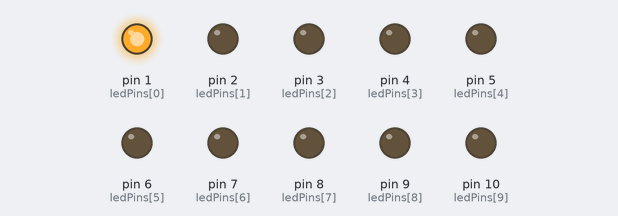
The sketch below on a simulated Arduino Uno, built with avr-gcc and run on an emulated ATmega328P. On the bench: output pins drawn as LEDs (lit = HIGH).

Above: at 0.1 s.
At 0.7 s:
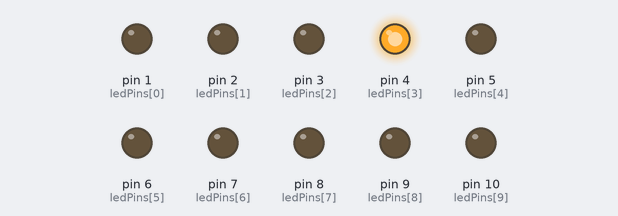
At 1.1 s:
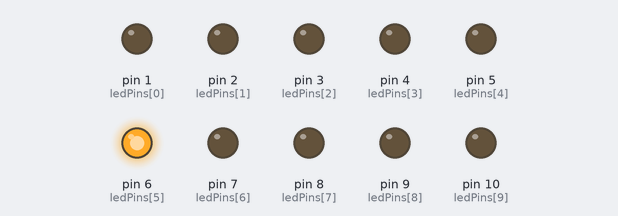
At 2.3 s:
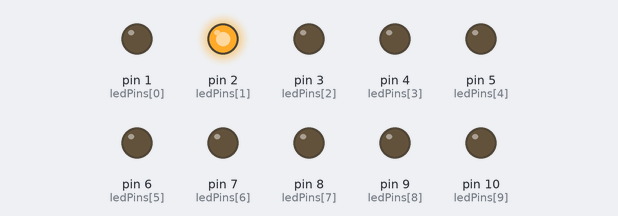
At 3.3 s:
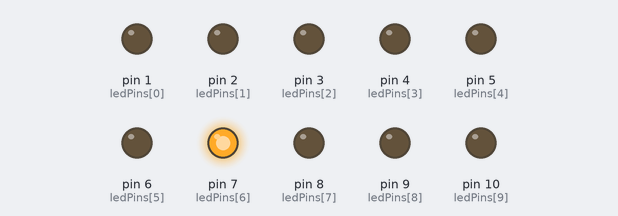
At 4.5 s:
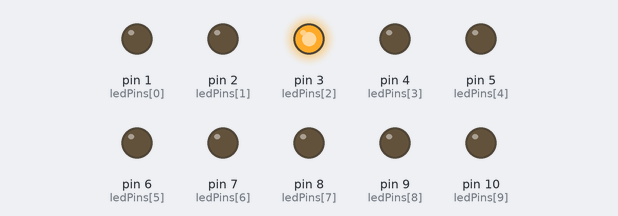
Timing chart, 0 to 4.8 s (numbered marks = the images above):
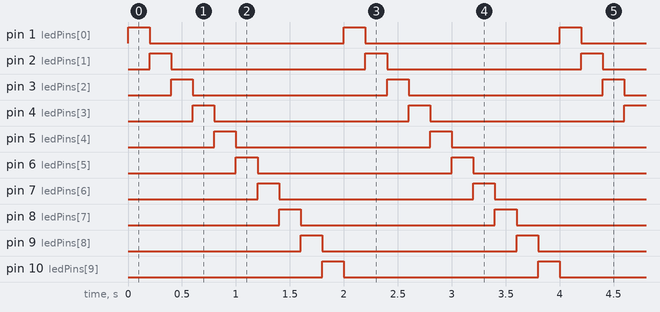

The sketch:

counting_one_by_one_loop_to_led11.ino
```cpp
const int ledCount = 10;
const int ledPins[ledCount] = {1, 2, 3, 4, 5, 6, 7, 8, 9, 10};

void setup() {

  for (int i = 0; i < ledCount; i++) {
    pinMode(ledPins[i], OUTPUT);
  }
}

void loop() {

  for (int i = 0; i < ledCount; i++) {
    digitalWrite(ledPins[i], HIGH);
    delay(200);
    digitalWrite(ledPins[i], LOW);
  }
}
```

Measured:
- by itself, pin 1 (ledPins[0]), pin 2 (ledPins[1]), pin 3 (ledPins[2]), pin 4 (ledPins[3]), pin 5 (ledPins[4]), pin 6 (ledPins[5]), pin 7 (ledPins[6]), pin 8 (ledPins[7]), pin 9 (ledPins[8]), pin 10 (ledPins[9]): alternates HIGH for 0.20 s and LOW for 1.8 s
- by itself, everything shown: repeats every 2.0 s, in 10 steps
